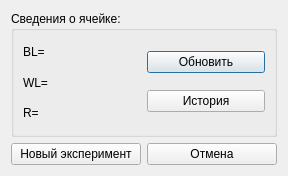
<?xml version="1.0" encoding="UTF-8"?>
<ui version="4.0">
 <class>Dialog</class>
 <widget class="QDialog" name="Dialog">
  <property name="geometry">
   <rect>
    <x>0</x>
    <y>0</y>
    <width>288</width>
    <height>176</height>
   </rect>
  </property>
  <property name="sizePolicy">
   <sizepolicy hsizetype="Fixed" vsizetype="Fixed">
    <horstretch>0</horstretch>
    <verstretch>0</verstretch>
   </sizepolicy>
  </property>
  <property name="windowTitle">
   <string>Ячейка</string>
  </property>
  <layout class="QVBoxLayout" name="verticalLayout_8">
   <item>
    <widget class="QGroupBox" name="groupBox">
     <property name="title">
      <string>Сведения о ячейке:</string>
     </property>
     <layout class="QHBoxLayout" name="horizontalLayout_5">
      <item>
       <layout class="QHBoxLayout" name="horizontalLayout_4">
        <item>
         <layout class="QVBoxLayout" name="verticalLayout_3">
          <item>
           <widget class="QLabel" name="label_bl">
            <property name="text">
             <string>BL=</string>
            </property>
           </widget>
          </item>
          <item>
           <widget class="QLabel" name="label_wl">
            <property name="text">
             <string>WL=</string>
            </property>
           </widget>
          </item>
          <item>
           <widget class="QLabel" name="label_resistance">
            <property name="text">
             <string>R=</string>
            </property>
           </widget>
          </item>
         </layout>
        </item>
        <item>
         <layout class="QVBoxLayout" name="verticalLayout_2">
          <item>
           <widget class="QPushButton" name="button_read_one_cells">
            <property name="text">
             <string>Обновить</string>
            </property>
           </widget>
          </item>
          <item>
           <widget class="QPushButton" name="button_history">
            <property name="text">
             <string>История</string>
            </property>
           </widget>
          </item>
         </layout>
        </item>
       </layout>
      </item>
     </layout>
    </widget>
   </item>
   <item>
    <layout class="QHBoxLayout" name="horizontalLayout_2">
     <item>
      <widget class="QPushButton" name="button_new_exp">
       <property name="text">
        <string>Новый эксперимент</string>
       </property>
      </widget>
     </item>
     <item>
      <widget class="QPushButton" name="button_cancel">
       <property name="text">
        <string>Отмена</string>
       </property>
      </widget>
     </item>
    </layout>
   </item>
  </layout>
 </widget>
 <resources/>
 <connections/>
</ui>
